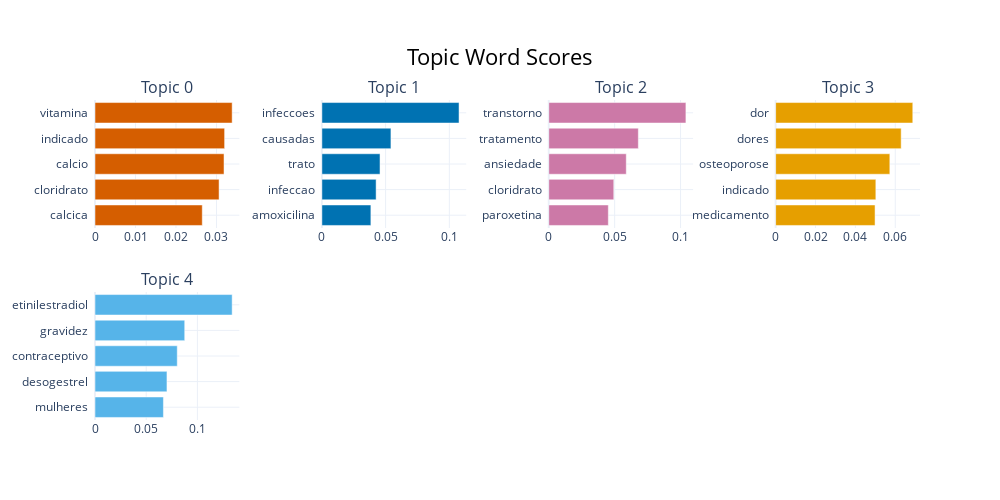

Notebook code cell kept with this figure:
### Markdown cell above
## Visualize Terms

We can visualize the selected terms for a few topics by creating bar charts out of the c-TF-IDF scores for each topic representation. Insights can be gained from the relative c-TF-IDF scores between and within topics. Moreover, you can easily compare topic representations to each other.

### Code cell
topic_model.visualize_barchart(top_n_topics=5)

### Figure 1 — Plotly figure (JSON) as saved in the notebook; plotly's stock layout.template omitted (floating-point values rounded to 4 significant figures)
{"data": [{"marker": {"color": "#D55E00"}, "orientation": "h", "x": [0.02649, 0.03064, 0.03186, 0.03201, 0.03387], "y": ["calcica  ", "cloridrato  ", "calcio  ", "indicado  ", "vitamina  "], "type": "bar", "xaxis": "x", "yaxis": "y"}, {"marker": {"color": "#0072B2"}, "orientation": "h", "x": [0.03844, 0.04256, 0.04562, 0.05418, 0.1076], "y": ["amoxicilina  ", "infeccao  ", "trato  ", "causadas  ", "infeccoes  "], "type": "bar", "xaxis": "x2", "yaxis": "y2"}, {"marker": {"color": "#CC79A7"}, "orientation": "h", "x": [0.0452, 0.04935, 0.05882, 0.06797, 0.1041], "y": ["paroxetina  ", "cloridrato  ", "ansiedade  ", "tratamento  ", "transtorno  "], "type": "bar", "xaxis": "x3", "yaxis": "y3"}, {"marker": {"color": "#E69F00"}, "orientation": "h", "x": [0.04987, 0.05027, 0.05729, 0.06296, 0.06879], "y": ["medicamento  ", "indicado  ", "osteoporose  ", "dores  ", "dor  "], "type": "bar", "xaxis": "x4", "yaxis": "y4"}, {"marker": {"color": "#56B4E9"}, "orientation": "h", "x": [0.06682, 0.07029, 0.08033, 0.08763, 0.134], "y": ["mulheres  ", "desogestrel  ", "contraceptivo  ", "gravidez  ", "etinilestradiol  "], "type": "bar", "xaxis": "x5", "yaxis": "y5"}], "layout": {"xaxis": {"anchor": "y", "domain": [0.0, 0.175], "showgrid": true}, "yaxis": {"anchor": "x", "domain": [0.6, 1.0], "showgrid": true}, "xaxis2": {"anchor": "y2", "domain": [0.275, 0.45], "showgrid": true}, "yaxis2": {"anchor": "x2", "domain": [0.6, 1.0], "showgrid": true}, "xaxis3": {"anchor": "y3", "domain": [0.55, 0.725], "showgrid": true}, "yaxis3": {"anchor": "x3", "domain": [0.6, 1.0], "showgrid": true}, "xaxis4": {"anchor": "y4", "domain": [0.825, 1.0], "showgrid": true}, "yaxis4": {"anchor": "x4", "domain": [0.6, 1.0], "showgrid": true}, "xaxis5": {"anchor": "y5", "domain": [0.0, 0.175], "showgrid": true}, "yaxis5": {"anchor": "x5", "domain": [0.0, 0.4], "showgrid": true}, "xaxis6": {"anchor": "y6", "domain": [0.275, 0.45], "showgrid": true}, "yaxis6": {"anchor": "x6", "domain": [0.0, 0.4], "showgrid": true}, "xaxis7": {"anchor": "y7", "domain": [0.55, 0.725], "showgrid": true}, "yaxis7": {"anchor": "x7", "domain": [0.0, 0.4], "showgrid": true}, "xaxis8": {"anchor": "y8", "domain": [0.825, 1.0], "showgrid": true}, "yaxis8": {"anchor": "x8", "domain": [0.0, 0.4], "showgrid": true}, "annotations": [{"font": {"size": 16}, "showarrow": false, "text": "Topic 0", "x": 0.0875, "xanchor": "center", "xref": "paper", "y": 1.0, "yanchor": "bottom", "yref": "paper"}, {"font": {"size": 16}, "showarrow": false, "text": "Topic 1", "x": 0.3625, "xanchor": "center", "xref": "paper", "y": 1.0, "yanchor": "bottom", "yref": "paper"}, {"font": {"size": 16}, "showarrow": false, "text": "Topic 2", "x": 0.6375, "xanchor": "center", "xref": "paper", "y": 1.0, "yanchor": "bottom", "yref": "paper"}, {"font": {"size": 16}, "showarrow": false, "text": "Topic 3", "x": 0.9125, "xanchor": "center", "xref": "paper", "y": 1.0, "yanchor": "bottom", "yref": "paper"}, {"font": {"size": 16}, "showarrow": false, "text": "Topic 4", "x": 0.0875, "xanchor": "center", "xref": "paper", "y": 0.4, "yanchor": "bottom", "yref": "paper"}], "title": {"font": {"size": 22, "color": "Black"}, "text": "Topic Word Scores", "x": 0.5, "xanchor": "center", "yanchor": "top"}, "hoverlabel": {"font": {"size": 16, "family": "Rockwell"}, "bgcolor": "white"}, "showlegend": false, "width": 1000, "height": 500}}
